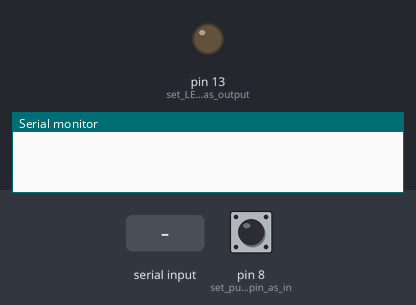
The sketch below on a simulated Arduino Uno, built with avr-gcc and run on an emulated ATmega328P. On the bench: output pins drawn as LEDs (lit = HIGH), the last lines printed to the serial monitor. Inputs (shaded band) come from the test bench; at power-on: pin 8 (set_push_button_pin_as_in) HIGH.

Above: at 1.2 s.
1.3 s: "1" received over Serial
At 1.6 s:
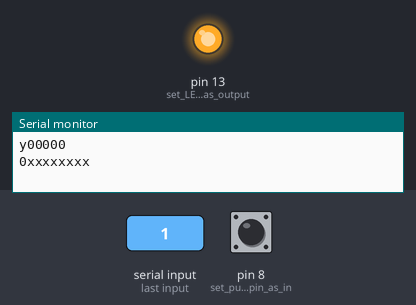
2.8 s: "0" received over Serial
At 3.9 s:
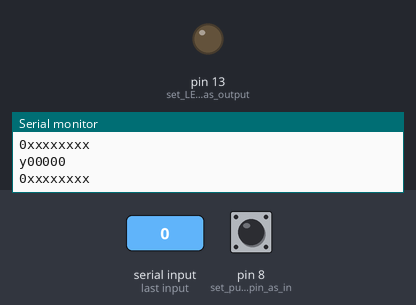
Timing chart, 0 to 5.8 s (numbered marks = the images above; inputs shaded):
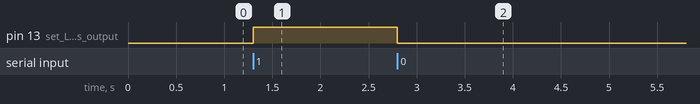

Measured:
- after the input at 1.3 s, pin 13 (set_LED_pin_as_output): LOW → HIGH at once
- after the input at 2.8 s, pin 13 (set_LED_pin_as_output): HIGH → LOW at once

The sketch:

uart.ino
```cpp
//uart communication
char recUART;

void setup() {
  pinMode(8, INPUT_PULLUP); // set push button pin as input
  pinMode(13, OUTPUT);      // set LED pin as output
  digitalWrite(13, LOW);    // switch off LED pin
  Serial.begin(9600);       // initialize UART with baud rate of 9600 bps
}

void loop() {

  if (Serial.available()) {

    Serial.println("y00000");
    recUART = Serial.read();    // read one byte from serial buffer and save to data_rcvd

    if (recUART == '1') {     // switch LED On
      digitalWrite(13, HIGH);
    }

    if (recUART == '0') {     // switch LED Off
      digitalWrite(13, LOW);
    }

  if (digitalRead(8) == HIGH) { // send the char '0' to serial if button is not pressed.
    Serial.write('0');
    Serial.println("xxxxxxxx");
  }else {           // send the char '1' to serial if button is pressed.
    Serial.write('1');
    Serial.println("y00000");
  }
  }
}
```
